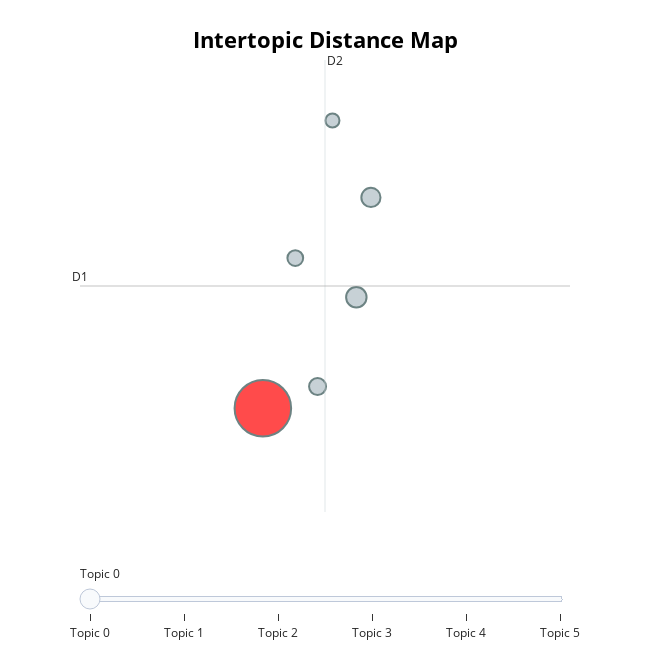

The cell this chart's notebook holds for it:
### Code cell
topic_model.visualize_topics()

### Figure 1 — Plotly figure (JSON) as saved in the notebook; plotly's stock layout.template omitted (floating-point values rounded to 4 significant figures)
{"data": [{"customdata": [[0, "data | system | model | sustainability | risk", 244], [1, "risk | esg | credit | financial | learning", 32], [2, "climate | financial | risk | banks | carbon", 28], [3, "financial | bankruptcy | companies | models | model", 22], [4, "extreme | stock | events | market | financial", 19], [5, "fiscal | economic | growth | countries | deficit", 15]], "hovertemplate": "<b>Topic %{customdata[0]}</b><br>%{customdata[1]}<br>Size: %{customdata[2]}", "legendgroup": "", "marker": {"color": ["red", "#B0BEC5", "#B0BEC5", "#B0BEC5", "#B0BEC5", "#B0BEC5"], "line": {"color": "DarkSlateGrey", "width": 2}, "size": [244, 32, 28, 22, 19, 15], "sizemode": "area", "sizeref": 0.1525, "symbol": "circle"}, "mode": "markers", "name": "", "orientation": "v", "showlegend": false, "type": "scatter", "x": [14.51, 15.63, 15.8, 15.17, 14.9, 15.34], "xaxis": "x", "y": [-6.282, -5.272, -4.365, -6.083, -4.917, -3.667], "yaxis": "y"}], "layout": {"annotations": [{"showarrow": false, "text": "D1", "x": 12.34, "y": -5.17, "yshift": 10}, {"showarrow": false, "text": "D2", "x": 15.25, "xshift": 10, "y": -3.117}], "height": 650, "hoverlabel": {"bgcolor": "white", "font": {"family": "Rockwell", "size": 16}}, "legend": {"itemsizing": "constant", "tracegroupgap": 0}, "margin": {"t": 60}, "shapes": [{"line": {"color": "#CFD8DC", "width": 2}, "type": "line", "x0": 15.25, "x1": 15.25, "y0": -7.224, "y1": -3.117}, {"line": {"color": "#9E9E9E", "width": 2}, "type": "line", "x0": 12.34, "x1": 18.17, "y0": -5.17, "y1": -5.17}], "sliders": [{"active": 0, "pad": {"t": 50}, "steps": [{"args": [{"marker.color": [["red", "#B0BEC5", "#B0BEC5", "#B0BEC5", "#B0BEC5", "#B0BEC5"]]}], "label": "Topic 0", "method": "update"}, {"args": [{"marker.color": [["#B0BEC5", "red", "#B0BEC5", "#B0BEC5", "#B0BEC5", "#B0BEC5"]]}], "label": "Topic 1", "method": "update"}, {"args": [{"marker.color": [["#B0BEC5", "#B0BEC5", "red", "#B0BEC5", "#B0BEC5", "#B0BEC5"]]}], "label": "Topic 2", "method": "update"}, {"args": [{"marker.color": [["#B0BEC5", "#B0BEC5", "#B0BEC5", "red", "#B0BEC5", "#B0BEC5"]]}], "label": "Topic 3", "method": "update"}, {"args": [{"marker.color": [["#B0BEC5", "#B0BEC5", "#B0BEC5", "#B0BEC5", "red", "#B0BEC5"]]}], "label": "Topic 4", "method": "update"}, {"args": [{"marker.color": [["#B0BEC5", "#B0BEC5", "#B0BEC5", "#B0BEC5", "#B0BEC5", "red"]]}], "label": "Topic 5", "method": "update"}]}], "title": {"font": {"color": "Black", "size": 22}, "text": "<b>Intertopic Distance Map</b>", "x": 0.5, "xanchor": "center", "y": 0.95, "yanchor": "top"}, "width": 650, "xaxis": {"anchor": "y", "domain": [0, 1], "range": [12.34, 18.17], "title": {"text": ""}, "type": "linear", "visible": false}, "yaxis": {"anchor": "x", "domain": [0, 1], "range": [-7.224, -3.117], "title": {"text": ""}, "type": "linear", "visible": false}}}
